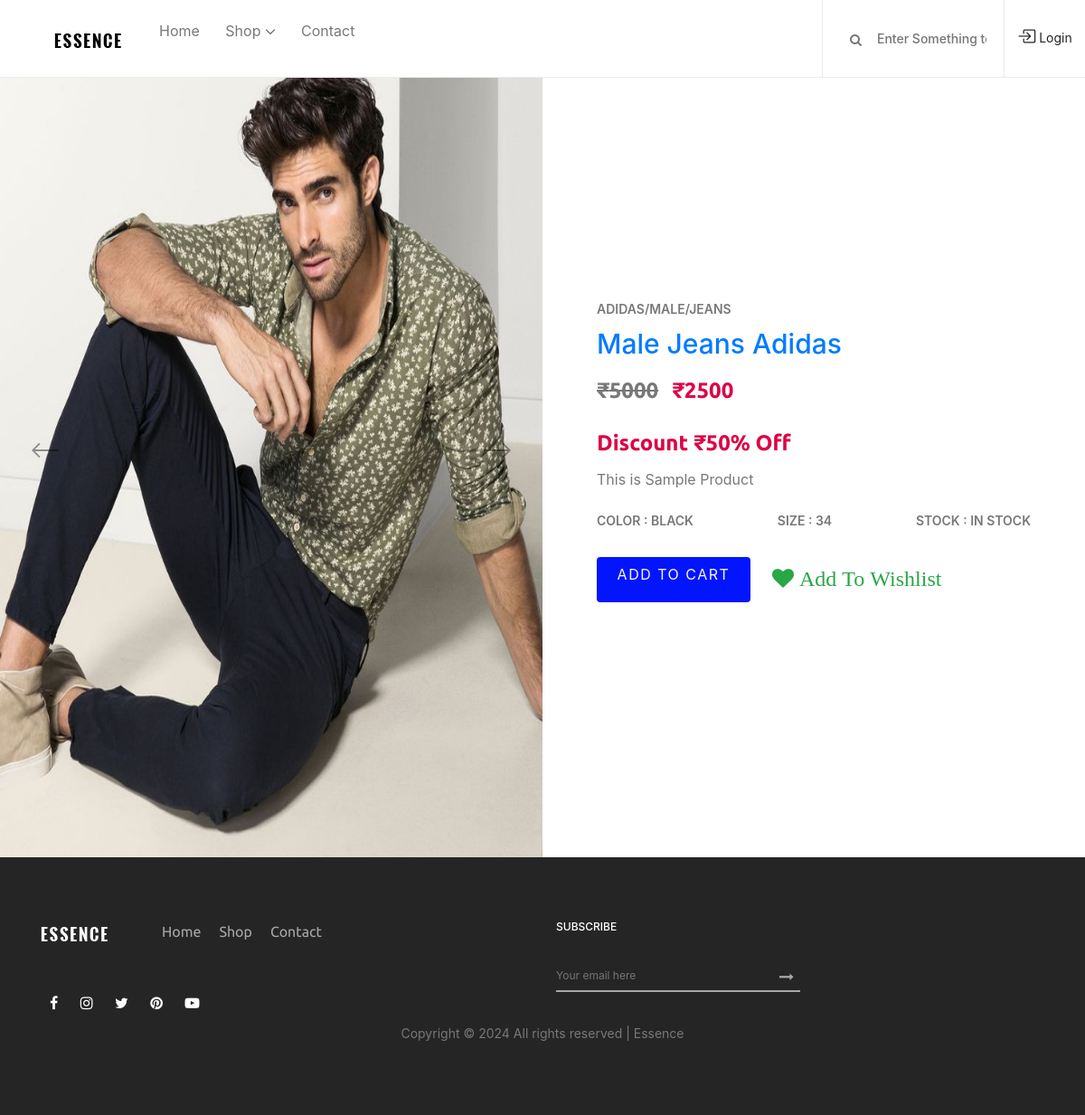
The page /single-product/2/ on the database its author committed.
### mainApp/models.py (models this page shows, shortened)
class Product(models.Model):
    id = models.AutoField(primary_key=True)
    name = models.CharField(max_length=20)
    maincategory = models.ForeignKey(Maincategory,on_delete=models.CASCADE)
    subcategory = models.ForeignKey(Subcategory,on_delete=models.CASCADE)
    brand = models.ForeignKey(Brand,on_delete=models.CASCADE)
    color = models.CharField(max_length=20)
    size = models.CharField(max_length=10)
    baseprice = models.IntegerField()
    discount = models.IntegerField()
    finalprice = models.IntegerField()
    stock = models.BooleanField(default=True)
    description = models.TextField()
    pic1 = models.ImageField(upload_to="product")
    pic2 = models.ImageField(upload_to="product")
    pic3 = models.ImageField(upload_to="product",default="",blank=True,null=True)
    pic4 = models.ImageField(upload_to="product",default="",blank=True,null=True)

class Brand(models.Model):
    id = models.AutoField(primary_key=True)
    name = models.CharField(max_length=20,unique=True)
    pic = models.ImageField(upload_to="brand")
    def __str__(self):
        return self.name

class Maincategory(models.Model):
    id = models.AutoField(primary_key=True)
    name = models.CharField(max_length=20,unique=True)
    def __str__(self):
        return self.name

class Subcategory(models.Model):
    id = models.AutoField(primary_key=True)
    name = models.CharField(max_length=20,unique=True)
    def __str__(self):
        return self.name

### mainApp/views.py (the view)
# urls.py: path('single-product/<int:num>/',mainApp.singleProductPage),
def singleProductPage(Request,num):
    data = Product.objects.get(id=num)
    brand = Brand.objects.all()
    subcategory = Subcategory.objects.all()
    maincategory = Maincategory.objects.all()
    return render(Request, "single-product.html",{'data':data,'maincategory':maincategory,'subcategory':subcategory,'brand':brand})

### mainApp/templates/single-product.html (shortened to what this page needs)
{% extends 'index.html' %} {% load static %}  {% block body %}
<section class="single_product_details_area d-flex align-items-center">
  <div class="single_product_thumb clearfix">
    <div class="product_thumbnail_slides owl-carousel">
      <img src="{{data.pic1.url}}" style="height: 900px" width="100%" alt="" />
    </div>
  </div>
  <div class="single_product_desc clearfix">
    <span>{{data.brand}}/{{data.maincategory}}/{{data.subcategory}}</span>
    <a href="cart.html">
      <h2>{{data.name}}</h2>
    </a>
    <p class="product-price"><span class="old-price">&#8377;{{data.baseprice}}</span>&#8377;{{data.finalprice}}</p>
    <p class="product-price">Discount &#8377;{{data.discount}}% Off</p>
    <p class="product-desc">{{data.description}}</p>
    <p class="product-desc d-flex justify-content-between">
      <span>Color : {{data.color}}</span>
      <span>Size : {{data.size}}</span>
      {% if data.stock %}
      <span>Stock : In Stock</span>
      {% else %}
      <span>Stock : Out Of Stock</span>
      {% endif %}
    </p>
    <form class="cart-form clearfix" method="post">
      <div class="cart-fav-box d-flex align-items-center">
        {% if data.stock %}
        <a type="submit" href="/add-to-cart/{{data.id}}" name="addtocart" value="5" class="btn essence-btn text-light">
          Add To Cart
        </a>
        {% endif %}
        <div class="product-favourite ml-4">
          <a href="/add-to-wishlist/{{data.id}}" class=" favme fa fa-heart  text-success "> Add To Wishlist </a>
        </div>
      </div>
    </form>
  </div>
</section>
{% endblock %}

### mainApp/static/css/core-style.css (style rules this page uses)
* { margin: 0; padding: 0; }
body { font-family: "Poppins", sans-serif; font-size: 14px; background-color: #ffffff; margin-top: 85px; }
h1, h2, h3, h4, h5, h6 { color: #000000; line-height: 1.3; font-weight: 700; font-family: "Ubuntu", sans-serif; }
p { color: #787878; font-size: 14px; line-height: 2; font-weight: 400; }
a { -webkit-transition: all 500ms ease 0s; transition: all 500ms ease 0s; text-decoration: none; outline: 0 solid transparent; color: #fbf5f5; font-weight: 600; font-size: 12px; }
img { height: auto; max-width: 100%; }
.essence-btn { display: inline-block; min-width: 170px; height: 50px; color: #ffffff; border: none; border-radius: 0; padding: 0 40px; text-transform: uppercase; font-size: 12px; line-height: 50px; background-color: #0315ff; letter-spacing: 1.5px; font-weight: 600; }
.single_product_details_area { position: relative; z-index: 100; -ms-flex-wrap: wrap; flex-wrap: wrap; }
.single_product_details_area .single_product_thumb, .single_product_details_area .single_product_desc { -webkit-box-flex: 0; -ms-flex: 0 0 50%; flex: 0 0 50%; max-width: 50%; width: 50%; position: relative; z-index: 1; }
.single_product_details_area .product_thumbnail_slides { position: relative; z-index: 1; }
.single_product_details_area .single_product_desc { position: relative; z-index: 1; padding: 50px 5%; }
.single_product_details_area .single_product_desc span { font-size: 14px; text-transform: uppercase; font-weight: 600; color: #787878; margin-bottom: 10px; display: block; }
.single_product_details_area .single_product_desc a>h2 { font-size: 30px; display: block; margin-bottom: 10px; }
.single_product_details_area .single_product_desc .product-price { margin-bottom: 0; font-family: "Ubuntu", sans-serif; font-size: 24px; color: #dc0345; font-weight: 700; }
.single_product_details_area .single_product_desc .product-price span { display: inline-block; font-family: "Ubuntu", sans-serif; font-size: 24px; color: #787878; font-weight: 700; text-decoration: line-through; margin-right: 15px; }
.single_product_details_area .single_product_desc .product-desc { font-size: 16px; }
.single_product_details_area .single_product_desc .cart-fav-box .favme { cursor: pointer; color: #ccc; font-size: 24px; }

### rows shown on the page
Product: pic1 (picture), brand "ADIDAS", maincategory "MALE", subcategory "JEANS", name "Male Jeans Adidas", baseprice "5000", finalprice "2500", discount "50", description "This is Sample Product", color "BLACK", size "34"
